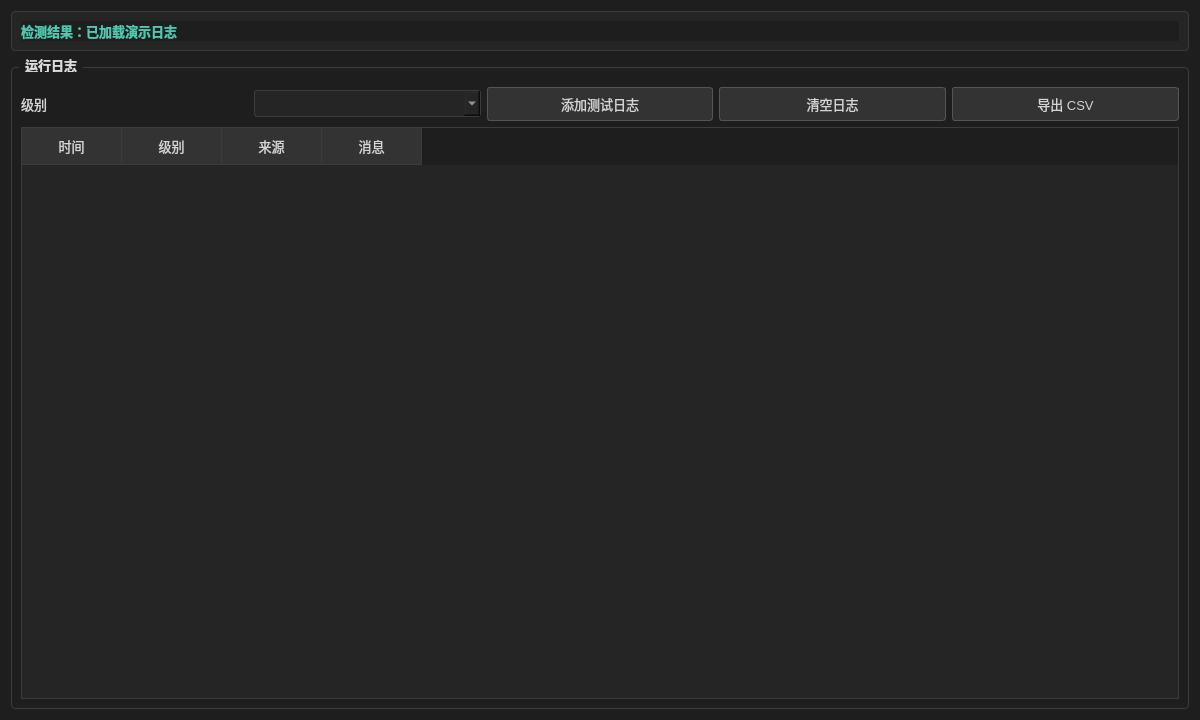
<?xml version="1.0" encoding="UTF-8"?>
<ui version="4.0">
 <class>LogPage</class>
 <widget class="QWidget" name="LogPage">
  <property name="geometry"><rect><x>0</x><y>0</y><width>1200</width><height>720</height></rect></property>
  <property name="styleSheet">
   <string notr="true">QWidget { background-color: #1e1e1e; color: #d4d4d4; font-family: "Microsoft YaHei", "Segoe UI"; font-size: 13px; }
QFrame#pageHeader { background-color: #252526; border: 1px solid #3c3c3c; border-radius: 4px; }
QLabel#pageResult { color: #4ec9b0; font-weight: 600; }
QLabel#pageTip { color: #9d9d9d; font-size: 12px; }
QGroupBox { border: 1px solid #3c3c3c; border-radius: 4px; margin-top: 10px; padding-top: 10px; font-weight: 600; }
QGroupBox::title { subcontrol-origin: margin; left: 8px; padding: 0 4px; color: #dcdcdc; }
QPushButton { background-color: #333333; border: 1px solid #555555; border-radius: 3px; padding: 6px 12px; color: #d4d4d4; }
QPushButton:hover { background-color: #3c3c3c; }
QComboBox { background-color: #252526; border: 1px solid #3c3c3c; border-radius: 3px; padding: 4px 6px; }
QTableWidget { background-color: #252526; alternate-background-color: #2a2a2b; border: 1px solid #3c3c3c; gridline-color: #3c3c3c; }
QHeaderView::section { background-color: #333333; color: #d4d4d4; border: none; border-right: 1px solid #3c3c3c; border-bottom: 1px solid #3c3c3c; padding: 6px; }</string>
  </property>
  <layout class="QVBoxLayout" name="verticalLayout">
   <item>
    <widget class="QFrame" name="pageHeader">
     <layout class="QHBoxLayout" name="headerLayout">
      <item><widget class="QLabel" name="pageResult"><property name="text"><string>检测结果：已加载演示日志</string></property></widget></item>
     </layout>
    </widget>
   </item>
   <item>
    <widget class="QGroupBox" name="logGroup">
     <property name="title"><string>运行日志</string></property>
     <layout class="QVBoxLayout" name="logLayout">
      <item>
       <layout class="QHBoxLayout" name="toolbarLayout">
        <item><widget class="QLabel" name="levelLabel"><property name="text"><string>级别</string></property></widget></item>
        <item><widget class="QComboBox" name="levelCombo"/></item>
        <item><widget class="QPushButton" name="addLogButton"><property name="text"><string>添加测试日志</string></property></widget></item>
        <item><widget class="QPushButton" name="clearLogButton"><property name="text"><string>清空日志</string></property></widget></item>
        <item><widget class="QPushButton" name="exportLogButton"><property name="text"><string>导出 CSV</string></property></widget></item>
       </layout>
      </item>
      <item>
       <widget class="QTableWidget" name="logTable">
        <property name="columnCount"><number>4</number></property>
        <column><property name="text"><string>时间</string></property></column>
        <column><property name="text"><string>级别</string></property></column>
        <column><property name="text"><string>来源</string></property></column>
        <column><property name="text"><string>消息</string></property></column>
       </widget>
      </item>
     </layout>
    </widget>
   </item>
  </layout>
 </widget>
 <resources/>
 <connections/>
</ui>
